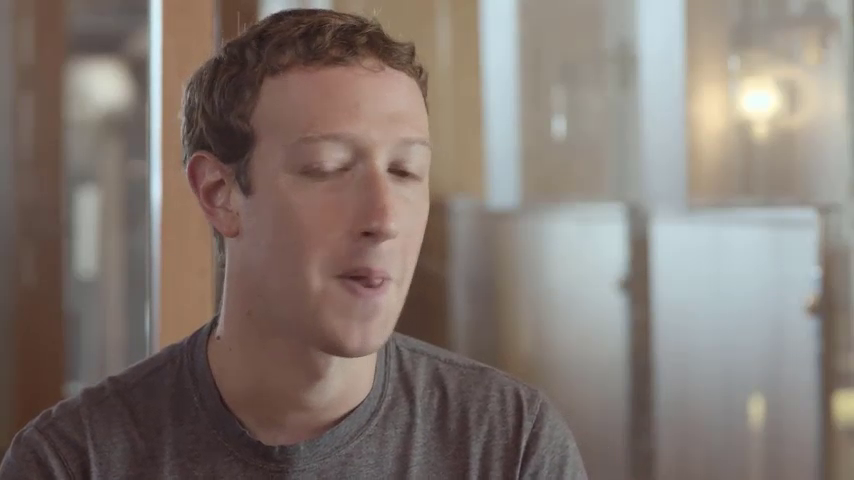
#> input picture frame 45 of image/Mark.mp4, 854 x 480 px
$ python FaceDetect.py
#> lines starting #> are read from the running program, lines starting #| are printed output that depends on the picture
import cv2

# อ่านไฟล์สำหรับ classification
Face_Cascade = cv2.CascadeClassifier("Detect/haarcascade_frontalface_default.xml")
Eye_Cascade = cv2.CascadeClassifier("Detect/haarcascade_eye_tree_eyeglasses.xml")

# # detect ใบหน้าและดวงตาจากรูป
# path = r"image/MorePeple.jpg"
# path2 = r"image/girl.jpg"
#
# img = cv2.imread(path,1)
# img2 = cv2.imread(path2,1)
#
#
# grayScale = cv2.cvtColor(img2,cv2.COLOR_BGR2GRAY)
#
# # จำแนกใบหน้า
# # scaleFactor คือการลดขนาดของภาพลงในอัตราส่วน 1.10 = 10% ,1.05 = 5%
# scaleFactor = 1.1
# # minNeighbors คือจำนวนรอบในการคำนวนตำแหน่งที่เจอใบหน้าเพื่อความแม่นยำ (k-mean)
# minNeighbors = 7
# face_detect = Face_Cascade.detectMultiScale(grayScale,scaleFactor,minNeighbors)
# eye_detect = Eye_Cascade.detectMultiScale(grayScale,scaleFactor,minNeighbors)
#
# # แสดงตำแหน่งใบหน้า
# for (x,y,w,h) in face_detect:
#     cv2.rectangle(img2,(x,y),(x+w,y+h),(0,0,255),2)
#     # แสดงตำแหน่งดวงตา
#     for (i, j, k, l) in eye_detect:
#         cv2.rectangle(img2, (i, j), (i + k, j + l), (0, 255, 0), 2)
#
# cv2.imshow("Output",img2)

# detect ใบหน้าและควงตาจาก video
capVDO = cv2.VideoCapture("image/Mark.mp4")

while (capVDO.isOpened()):
    # รับ video เข้ามา
    check, frame = capVDO.read()
#> frame is the input picture: shape (480, 854, 3); mean B, G, R 113.1, 119.8, 131.1

    # ตรวจสอบว่า video จบรึยัง
    if check == True:
        # แปลง video ให้เป็น grayScale
        VDOGray = cv2.cvtColor(frame, cv2.COLOR_BGR2GRAY)
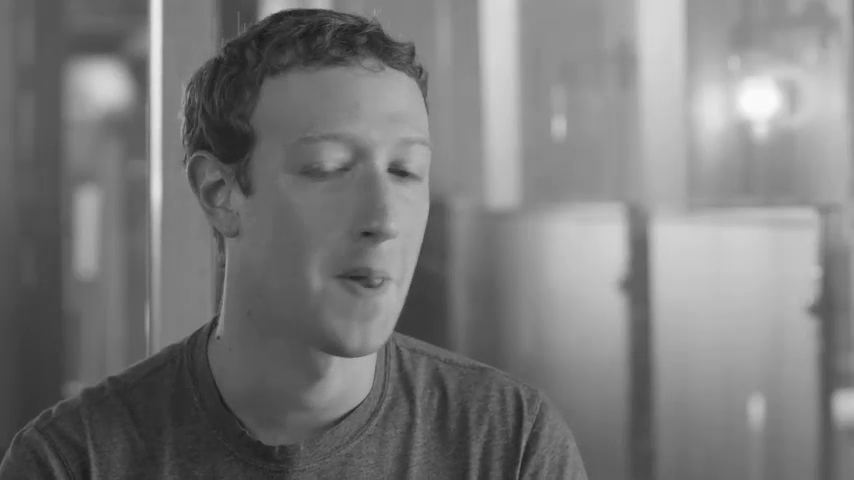
#> VDOGray: shape (480, 854); min 23, max 252, mean 122.4

        # จำแนกใบหน้า
        # scaleFactor คือการลดขนาดของภาพลงในอัตราส่วน 1.10 = 10% ,1.05 = 5%
        scaleFactor = 1.20
        # minNeighbors คือจำนวนรอบในการคำนวนตำแหน่งที่เจอใบหน้าเพื่อความแม่นยำ (k-mean)
        minNeighbors = 5
        face_detect = Face_Cascade.detectMultiScale(VDOGray, scaleFactor, minNeighbors)
#> face_detect = ()
        eye_detect = Eye_Cascade.detectMultiScale(VDOGray, scaleFactor, minNeighbors)
#> eye_detect = [[340, 260, 44, 44]]
        # แสดงตำแหน่งใบหน้า
        for (x,y,w,h) in face_detect:
            cv2.rectangle(frame,(x,y),(x+w,y+h),(0,0,255),2)
            # แสดงตำแหน่งดวงตา
            for (i, j, k, l) in eye_detect:
                cv2.rectangle(frame, (i, j), (i + k, j + l), (0, 255, 0), 2)
            cv2.imshow("Output", frame)
#> this loop made 0 passes

        # รอรับ key จากแป้นพิมเพื่อปิดกล้อง
        if cv2.waitKey(200) & 0xFF == ord("e"):
#> (key e is pressed here)
            break

    else:
        break

capVDO.release()

cv2.waitKey(0)

# คืนค่าให้กับ windows
cv2.destroyAllWindows()

$ run again, starting later in the video
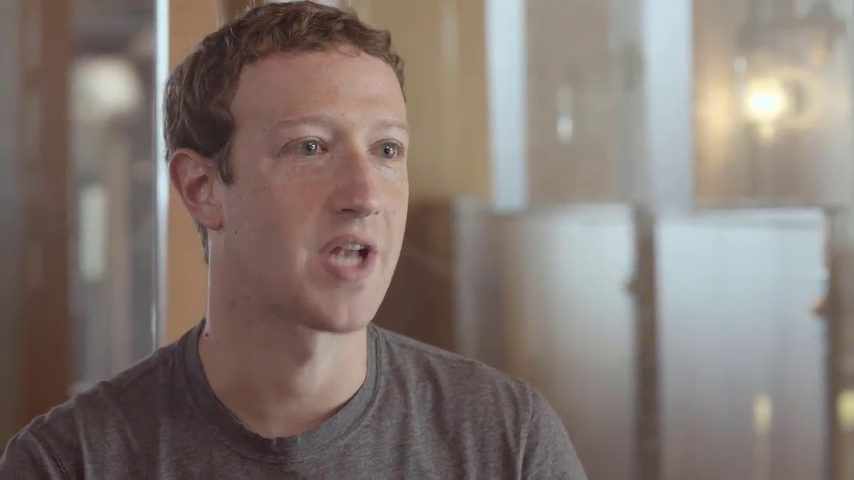
#> input picture frame 203 of image/Mark.mp4, 854 x 480 px
#> frame is the input picture: shape (480, 854, 3); mean B, G, R 113.9, 120.1, 131.6
#> `VDOGray = cv2.cvtColor(frame, cv2.COLOR_BGR2GRAY)`:
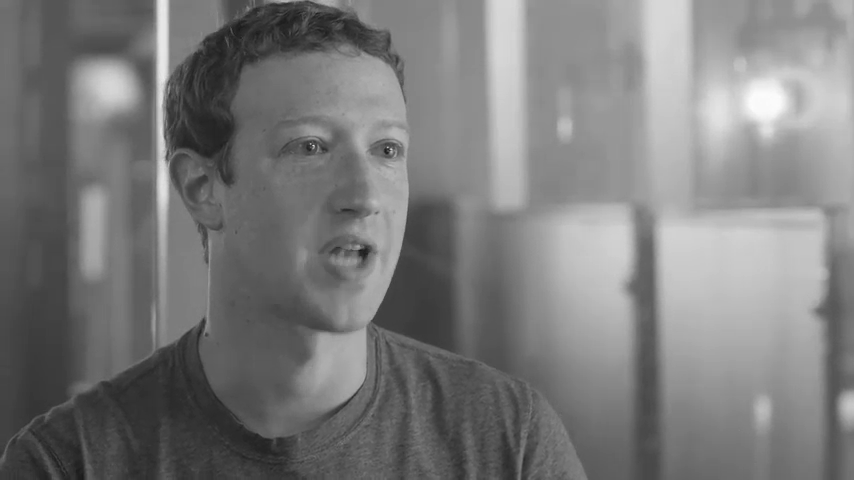
#> VDOGray: shape (480, 854); min 25, max 253, mean 122.8
#> face_detect = [[256, 72, 198, 198]]
#> eye_detect = [[370, 132, 38, 38], [286, 123, 47, 47]]
#> the loop `for (x,y,w,h) in face_detect:` made 1 pass
#> pass 1, `cv2.imshow("Output", frame)`:
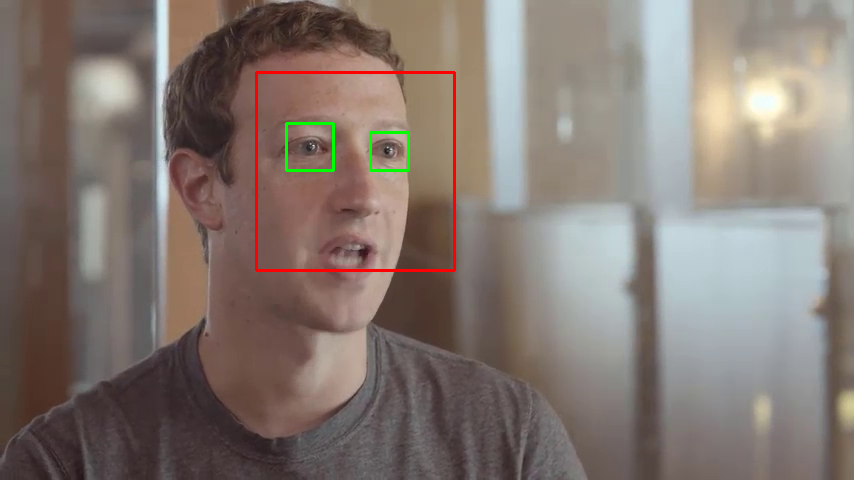
#> window 'Output': shape (480, 854, 3); mean B, G, R 113.1, 119.8, 131.9

$ run again, starting later in the video
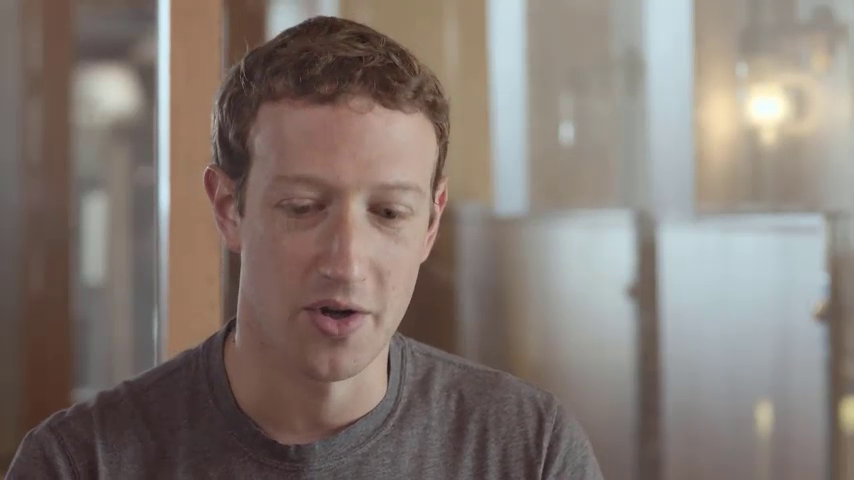
#> input picture frame 362 of image/Mark.mp4, 854 x 480 px
#> frame is the input picture: shape (480, 854, 3); mean B, G, R 114.3, 120.9, 132
#> `VDOGray = cv2.cvtColor(frame, cv2.COLOR_BGR2GRAY)`:
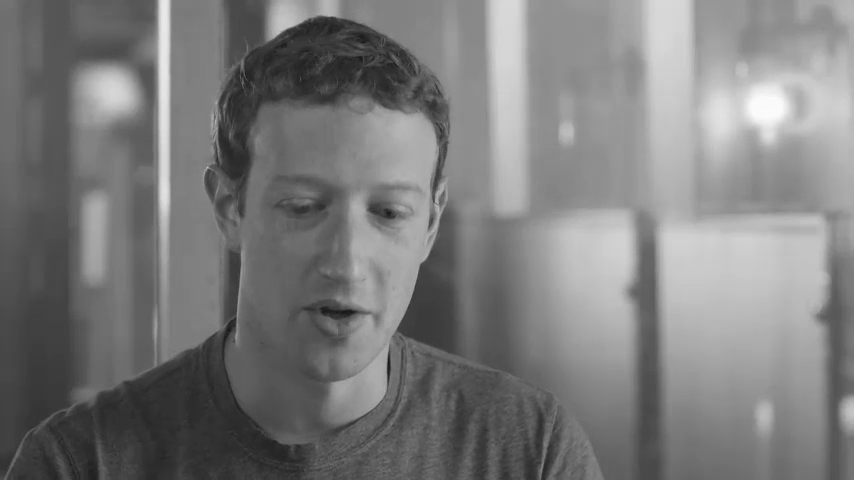
#> VDOGray: shape (480, 854); min 22, max 252, mean 123.4
#> face_detect = [[224, 117, 244, 244]]
#> eye_detect = ()
#> the loop `for (x,y,w,h) in face_detect:` made 1 pass
#> pass 1, `cv2.imshow("Output", frame)`:
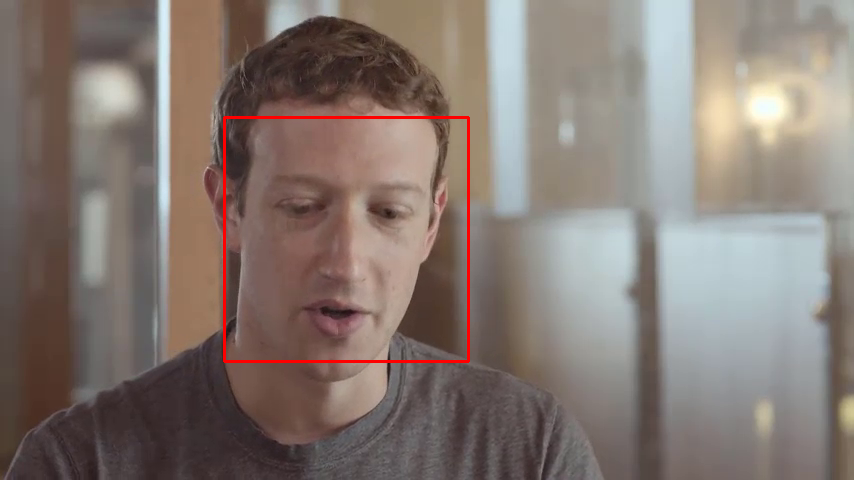
#> window 'Output': shape (480, 854, 3); mean B, G, R 113.6, 120.1, 132.9
